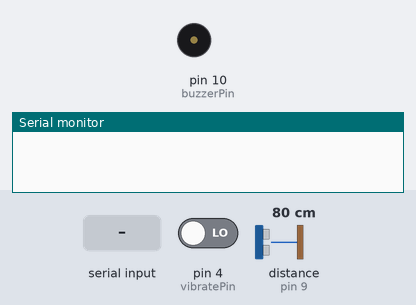
A program run on a simulated Arduino Uno, built with avr-gcc and run on an emulated ATmega328P. Shown: buzzer (waves = sounding, pin HIGH), the last lines printed to the serial monitor. Wiring (inferred from the names in the program): ultrasonic range finder: trigger pin 7; echo pin 9. The test bench sets the inputs (shaded band); at power-on: distance to the obstacle (sensor on pin 9) 80 cm, pin 4 (vibratePin) LOW. The echo pulse lasts 58.3 µs per cm; EEPROM starts erased; pins used as bus, display or sensor lines are not drawn.

Above: at 1.2 s.
1.3 s: distance to the obstacle (sensor on pin 9) set to 24 cm
2.8 s: distance to the obstacle (sensor on pin 9) set to 20 cm
At 4.0 s:
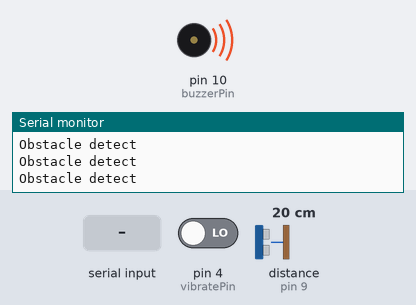
4.3 s: "door:" received over the second serial link
At 7.1 s:
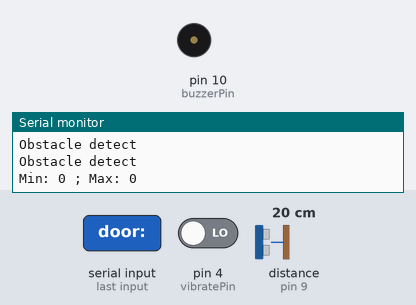
7.3 s: pin 4 (vibratePin) driven HIGH
At 8.0 s:
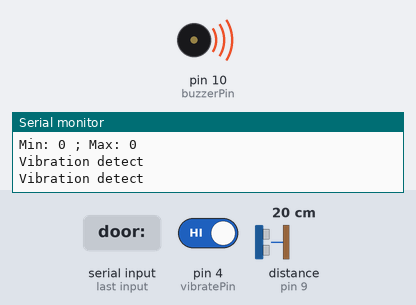
9.3 s: pin 4 (vibratePin) driven LOW
At 9.9 s:
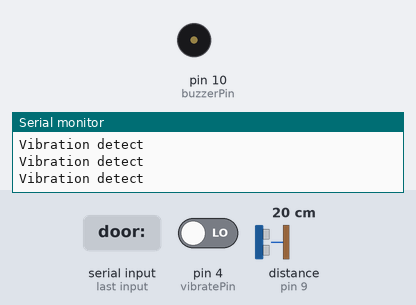
10.8 s: distance to the obstacle (sensor on pin 9) set to 108 cm
12.3 s: distance to the obstacle (sensor on pin 9) set to 118 cm
At 12.7 s:
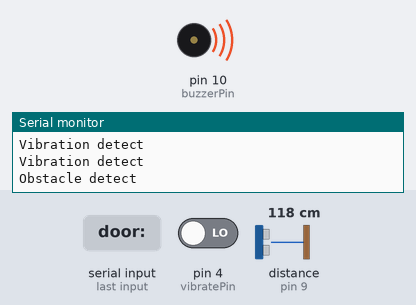
Timing chart, 0 to 14.9 s (numbered marks = the images above; inputs shaded):
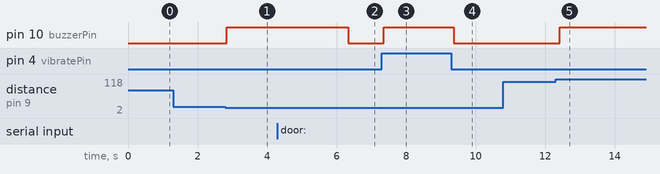

Measured:
- the behaviour switches between 22 and 21 cm on distance to the obstacle (sensor on pin 9) (found by bisection; images 0 and 1)
- the behaviour switches between 112 and 113 cm on distance to the obstacle (sensor on pin 9) (found by bisection; images 4 and 5)
- after the input at 1.3 s, every drawn part: stays the same
- after the input at 2.8 s, pin 10 (buzzerPin): LOW → HIGH at once
- after the input at 4.3 s, pin 10 (buzzerPin): HIGH → LOW after 2.0 s
- after the input at 7.3 s, pin 10 (buzzerPin): LOW → HIGH after 0.06 s
- after the input at 9.3 s, pin 10 (buzzerPin): HIGH → LOW after 0.07 s
- after the input at 10.8 s, every drawn part: stays the same
- after the input at 12.3 s, pin 10 (buzzerPin): LOW → HIGH after 0.11 s

The program:

main.cpp
```cpp
#include <Arduino.h>
#include <config.h>
#include <bluetooth-manager.h>
#include <preference.h>

void setup() {
    Serial.begin(9600);

    pinMode(vibratePin, INPUT);
    pinMode(buzzerPin, OUTPUT);
    pinMode(trigPin, OUTPUT);
    pinMode(echoPin, INPUT);

    initBT();
    loadPref();
}

unsigned long prevTime = 0;
bool detected = 0;

void checkObstacle() {
    static unsigned long lastSend = 0;

    digitalWrite(trigPin, 0);
    delayMicroseconds(2);
    digitalWrite(trigPin, 1);
    delayMicroseconds(10);
    digitalWrite(trigPin, 0);

    long duration = pulseIn(echoPin, 1, 7000);
    long d = duration * 17 / 1000;

    if (limMin <= d && d <= limMax) {
        if(millis() - lastSend > 500){
            lastSend = millis();

            Serial.println("Obstacle detect");
            sendSignal("obstacle");
        }
        detected = 1;
    }
}

void checkVibration() {
    static unsigned long lastSend = 0;

    if (digitalRead(vibratePin) && !detected) {
        if(millis() - lastSend > 500){
            lastSend = millis();

            Serial.println("Vibration detect");
            sendSignal("vibration");
        }
        detected = 1;
    }
}

void loop() {
    loopBT();

    if (millis() - prevTime > 100) {
        prevTime = millis();
        detected = 0;

        checkObstacle();
        checkVibration();

        digitalWrite(buzzerPin, detected);
    }
}
```

bluetooth-manager.cpp
```cpp
#include <config.h>
#include <Arduino.h>
#include <preference.h>
#include <SoftwareSerial.h>

SoftwareSerial bluetooth(rxPin, txPin);

void initBT(){
    bluetooth.begin(9600);
    // name: doorDevice-HPiwf-23423
}

void sendSignal(String data){
    bluetooth.println(data);
}

void loopBT(){
    if(bluetooth.available()){
        String data = bluetooth.readStringUntil(':');
        if(data == "door") {
            limMin = bluetooth.parseInt();
            limMax = bluetooth.parseInt();

            Serial.print("Min: ");
            Serial.print(limMin);
            Serial.print(" ; Max: ");
            Serial.println(limMax);

            sendSignal("received door setting");
            saveLimMin(limMin);
            saveLimMax(limMax);
        }
    }

    if(Serial.available())
        bluetooth.write(Serial.read());
}
```

bluetooth-manager.h
```cpp
#ifndef BLUETOOTH_MANAGER_H
#define BLUETOOTH_MANAGER_H

void initBT();
void loopBT();
void sendSignal(String data);

#endif
```

preference.cpp
```cpp
#include <EEPROM.h>
#include <Arduino.h>
#include <config.h>

void loadPref(){
    EEPROM.get(0, limMin);
    EEPROM.get(sizeof(int), limMax);

    if(limMin == -1 || limMax == 65535){
        limMin = 5;
        limMax = 20;
    }
}

void saveLimMin(int val){
    limMin = val;
    EEPROM.put(0, limMin);
}

void saveLimMax(int val){
    limMax = val;
    EEPROM.put(sizeof(int), limMax);
}
```

preference.h
```cpp
#ifndef PREFERENCE_H
#define PREFERENCE_H

#include <EEPROM.h>

void loadPref();
void saveLimMin(int val);
void saveLimMax(int val);

#endif
```

config.h
```cpp
#ifndef CONFIG_H
#define CONFIG_H

// hardware pins
const int trigPin = 7;
const int echoPin = 9;
const int vibratePin = 4;
const int buzzerPin = 10;

// bluetooth manager pins
const int rxPin = 2;
const int txPin = 3;

// thresholds
inline int limMin = 5, limMax = 20;
#endif
```
